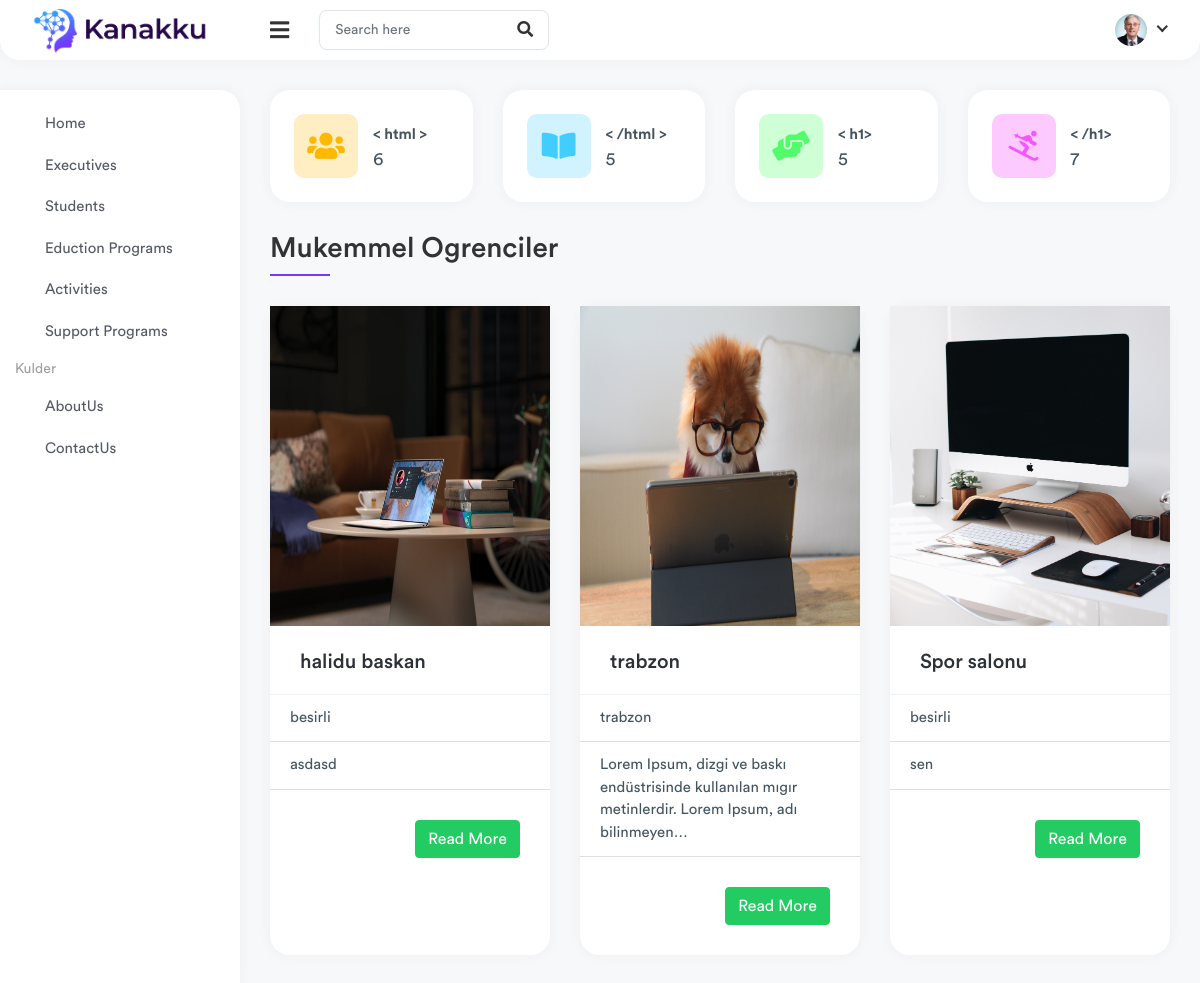
Before: / with the older database file.
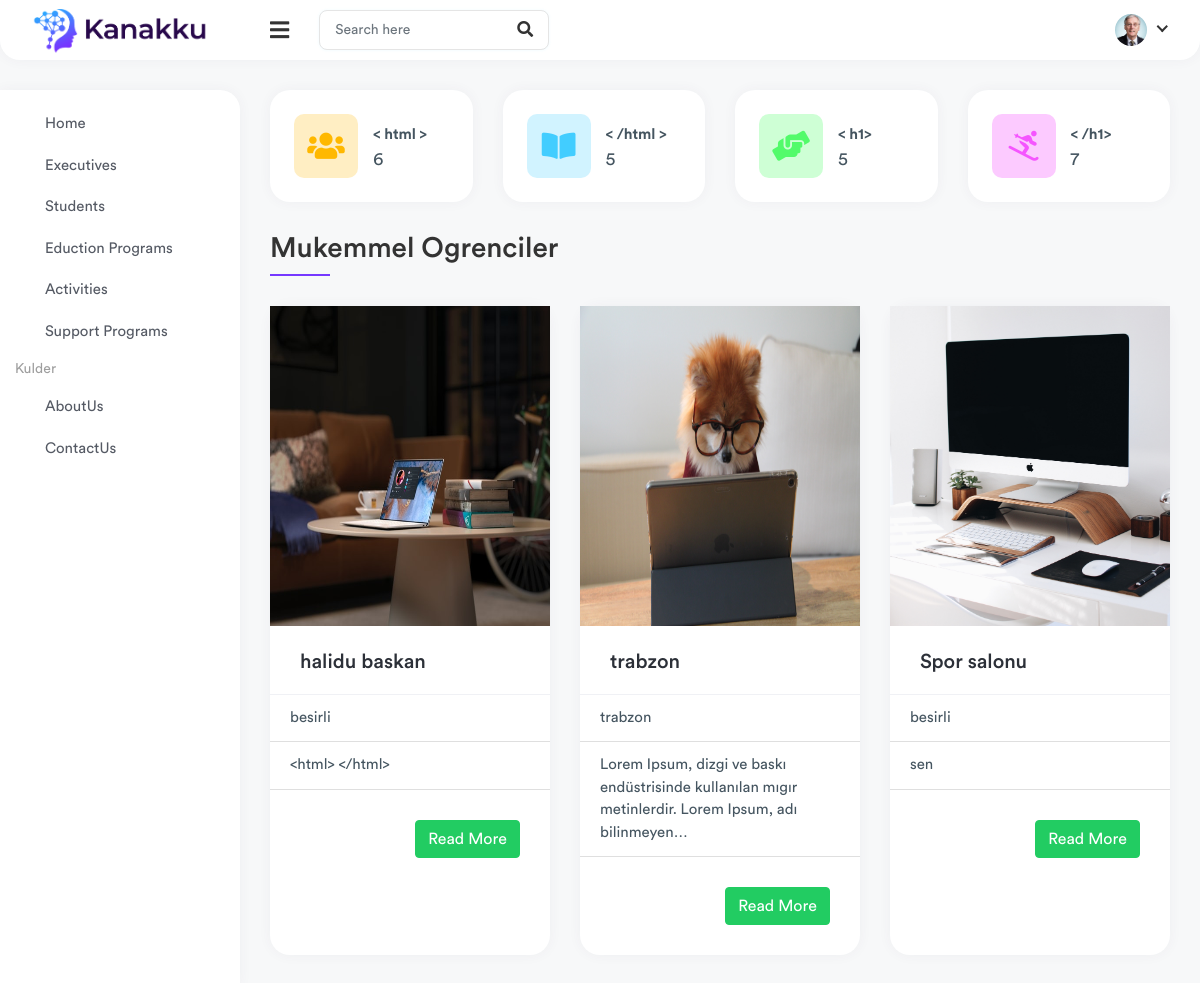
After: the same page with the newer database file.
### Kulder/models.py (models this page shows, shortened)
class Activity(models.Model):
    title                        = models.CharField(max_length=250)
    slug                         = models.SlugField(allow_unicode=True, unique=True)
    description                  = models.TextField(null=True, blank=True)
    image                        = models.ImageField(upload_to='activities', blank=True, null=True)
    date_of_activity             = models.DateTimeField(auto_now=False)
    location                     = models.CharField(max_length=200)
    participants                 = models.ManyToManyField(Student, blank=True)

### Kulder/views.py (the view)
# urls.py: path('', home, name='home'),
def home(request):
    students = Student.objects.all()
    lessons = Lesson.objects.all()
    supports = Support_for_Students.objects.all()
    activities = Activity.objects.all()
    close_html = arafat.count('</html>')
    open_html = arafat.count('<html>')
    close_h1 = arafat.count('</h1>')
    open_h1 = arafat.count('<h1>')
    selected_students = []
    selected_activities = []
    while len(selected_students) < 3:
        student = random.choice(students)
        if student not in selected_students:
            selected_students.append(student)
    while len(selected_activities) < 3:
        activity = random.choice(activities)
        if activity not in selected_activities:
            selected_activities.append(activity)
    context = {
        'students': students,
        'selected_students': selected_students,
        'selected_activities': selected_activities,
        'lessons': lessons,
        'suppprts': supports,
        'activities': activities,
        'close_html': close_html,
        'open_html': open_html,
        'close_h1': close_h1,
        'open_h1': open_h1,
    }
    return render(request, 'home.html', context)

### Kulder/templates/home.html (shortened to what this page needs)
{% load static %}
<!DOCTYPE html>
<html lang="en">
<head>
		<link rel="stylesheet" href="{% static 'assets/css/bootstrap.min.css' %}">
		<link rel="stylesheet" href="{% static 'assets/plugins/fontawesome/css/fontawesome.min.css' %}">
		<link rel="stylesheet" href="{% static 'assets/plugins/fontawesome/css/all.min.css' %}">
		<link rel="stylesheet" href="{% static 'assets/css/style.css' %}">
	</head>
	<body>
		<div class="main-wrapper">
			<div class="header">
				<div class="header-left">
					<a href="home.html" class="logo">
						<img src="{% static 'assets/img/logo.png' %}">
					</a>
				</div>
				<a href="javascript:void(0);" id="toggle_btn">
					<i class="fas fa-bars"></i>
				</a>
				<div class="top-nav-search">
					<form>
						<input type="text" class="form-control" placeholder="Search here">
						<button class="btn" type="submit"><i class="fas fa-search"></i></button>
					</form>
				</div>
				<ul class="nav user-menu">
					<li class="nav-item dropdown has-arrow main-drop">
						<a href="#" class="dropdown-toggle nav-link" data-toggle="dropdown">
							<span class="user-img">
								<img src="{% static 'assets/img/profiles/avatar-01.jpg' %}">
							</span>
						</a>
					</li>
				</ul>
			</div>
			<div class="sidebar" id="sidebar">
				<div class="sidebar-inner slimscroll">
					<div id="sidebar-menu" class="sidebar-menu">
						<ul>
							<li>
								<a href="{% url 'home' %}"> <span>Home</span></a>
							</li>
							<li>
								<a href="{% url 'executives' %}"> <span>Executives</span></a>
							</li>
							<li>
								<a href="{% url 'students' %}"> <span>Students</span></a>
							</li>
							<li>
								<a href="{% url 'lessons' %}"> <span>Eduction Programs</span></a>
							</li>
                            <li>
								<a href="{% url 'activities' %}"> <span>Activities</span></a>
							</li>
							<li>
								<a href="{% url 'support-programs' %}"> <span>Support Programs</span></a>
							</li>
							<li class="menu-title">
								<span>Kulder</span>
							</li>
							<li>
								<a href="{% url 'aboutus' %}"> <span>AboutUs</span></a>
							</li>
                            <li>
								<a href="{% url 'contactus' %}"> <span>ContactUs</span></a>
							</li>
						</ul>
					</div>
				</div>
			</div>
			<div class="page-wrapper">
				<div class="content container-fluid">
					<div class="row">
						<div class="col-xl-3 col-sm-6 col-12">
							<div class="card">
								<div class="card-body">
									<div class="dash-widget-header">
										<span class="dash-widget-icon bg-1">
											<i class="fas fa-users"></i>
										</span>
										<div class="dash-count">
											<div class="dash-title">< html ></div>
											<div class="dash-counts">
												<p>{{ open_html }}</p>
											</div>
										</div>
									</div>
								</div>
							</div>
						</div>
						<div class="col-xl-3 col-sm-6 col-12">
							<div class="card">
								<div class="card-body">
									<div class="dash-widget-header">
										<span class="dash-widget-icon bg-2">
											<i class="fas fa-book-open"></i>
										</span>
										<div class="dash-count">
											<div class="dash-title">< /html ></div>
											<div class="dash-counts">
												<p>{{  close_html }}</p>
											</div>
										</div>
									</div>
								</div>
							</div>
						</div>
						<div class="col-xl-3 col-sm-6 col-12">
							<div class="card">
								<div class="card-body">
									<div class="dash-widget-header">
										<span class="dash-widget-icon bg-3">
											<i class="fas fa-hands-helping"></i>
										</span>
										<div class="dash-count">
											<div class="dash-title">< h1></div>
											<div class="dash-counts">
												<p>{{ open_h1 }}</p>
											</div>
										</div>
									</div>
								</div>
							</div>
						</div>
						<div class="col-xl-3 col-sm-6 col-12">
							<div class="card">
								<div class="card-body">
									<div class="dash-widget-header">
										<span class="dash-widget-icon bg-4">
											<i class="fas fa-skiing"></i>
										</span>
										<div class="dash-count">
											<div class="dash-title">< /h1></div>
											<div class="dash-counts">
												<p>{{ close_h1 }}</p>
											</div>
										</div>
									</div>
								</div>
							</div>
						</div>
					</div>
                    <div class="comp-sec-wrapper">
                <section class="comp-section comp-cards">
                    <div class="section-header">
                        <h3 class="section-title">Mukemmel Ogrenciler</h3>
                        <div class="line"></div>
                    </div>
                    <div class="row">
                    {% for activity in selected_activities %}
                            <div class="col-12 col-md-6 col-lg-4 d-flex">
                                <div class="card flex-fill bg-white">
                                    <a href="#"><img alt="Card Image"
                                         style="max-width: 100%; min-width: 100%; max-height: 320px;min-height: 320px"
                                         src="{{ activity.image.url }}"></a>
                                    <div class="card-header">
                                        <h5 class="card-title mb-0">{{ activity.title }}</h5>
                                    </div>
                                    <ul class="list-group list-group-flush">
                                        <li class="list-group-item">{{ activity.location }}</li>
                                        <li class="list-group-item">{{ activity.description|truncatechars:100 }}</li>
                                        <a href="#"><button type="button" class="btn btn-success" style="float: right; margin: 30px">Read More</button></a>
                                        </ul>
                                </div>
                            </div>
                        {% endfor %}
                    </div>
                </section>
            </div>
				</div>
			</div>
		</div>
	</body>
</html>

Changed rows visible on the page:
changed Activity "halidu baskan": description "asdasd" → "<html> </html>"
